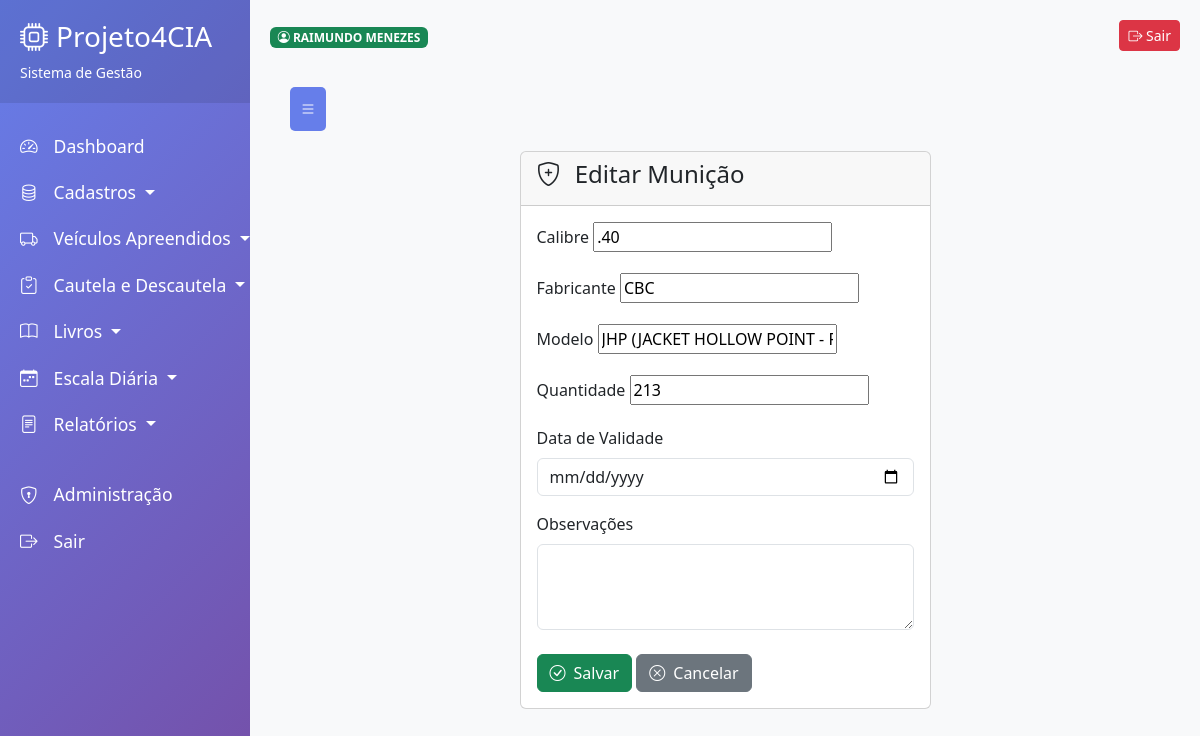
Before: /cadastros/municoes/1/editar/ (signed in) with the older database file.
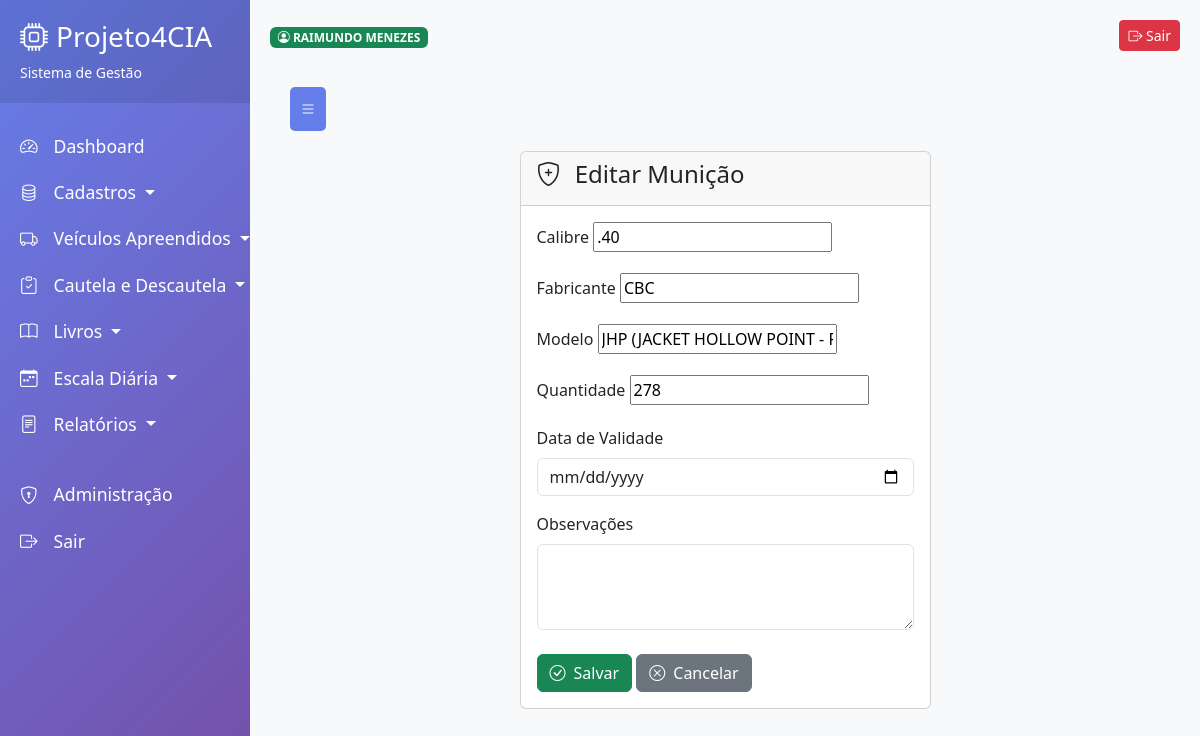
After: the same page with the newer database file.
### aplicacoes/cadastros/cadastro_municoes/models.py (models this page shows, shortened)
class Municao(models.Model):
    calibre = models.CharField('Calibre', max_length=20)
    fabricante = models.CharField('Fabricante', max_length=100)
    modelo = models.CharField('Modelo', max_length=100)
    quantidade = models.IntegerField('Quantidade em Estoque', default=0)
    quantidade_minima = models.IntegerField('Quantidade Mínima', default=10)
    validade = models.DateField('Data de Validade')
    observacoes = models.TextField('Observações', blank=True)
    criado_em = models.DateTimeField('Criado em', auto_now_add=True)
    atualizado_em = models.DateTimeField('Atualizado em', auto_now=True)
    class Meta:
        verbose_name = 'Munição'
        verbose_name_plural = 'Munições'
        ordering = ['calibre', 'fabricante', 'modelo']
        unique_together = ['calibre', 'fabricante', 'modelo', 'validade']  # Evita duplicatas

### aplicacoes/cadastros/cadastro_municoes/views.py (the view)
# urls.py: path('<int:pk>/editar/', login_required(views.MunicaoUpdateView.as_view()), name='municao_update'),
class MunicaoUpdateView(LoginRequiredMixin, UpdateView):
    model = Municao
    form_class = MunicaoForm
    template_name = 'cadastro_municoes/municao_form.html'
    success_url = reverse_lazy('cadastro_municoes:municao_list')

### aplicacoes/cadastros/cadastro_municoes/forms.py
class MunicaoForm(forms.ModelForm):
    class Meta:
        model = Municao
        fields = ['calibre', 'fabricante', 'modelo', 'quantidade', 'validade', 'observacoes']
        widgets = {
            'validade': forms.DateInput(attrs={'type': 'date', 'class': 'form-control', 'required': True}),
            'observacoes': forms.Textarea(attrs={'rows': 3, 'class': 'form-control'}),
        }
        labels = {
            'validade': 'Data de Validade *',
        }

### aplicacoes/cadastros/cadastro_municoes/templates/cadastro_municoes/municao_form.html (shortened to what this page needs)
{% extends 'base.html' %}
{% block content %}
<div class="container-fluid">
    <div class="row justify-content-center">
        <div class="col-md-6">
            <div class="card">
                <div class="card-header">
                    <h4>
                        <i class="bi bi-shield-plus me-2"></i>
                        {% if object %}Editar{% else %}Nova{% endif %} Munição
                    </h4>
                </div>
                <div class="card-body">
                    <form method="post">
                        <div class="mb-3">
                            <label class="form-label">Calibre</label>
                            {{ form.calibre }}
                        </div>
                        <div class="mb-3">
                            <label class="form-label">Fabricante</label>
                            {{ form.fabricante }}
                        </div>
                        <div class="mb-3">
                            <label class="form-label">Modelo</label>
                            {{ form.modelo }}
                        </div>
                        <div class="mb-3">
                            <label class="form-label">Quantidade</label>
                            {{ form.quantidade }}
                        </div>
                        <div class="mb-3">
                            <label class="form-label">Data de Validade</label>
                            {{ form.validade }}
                        </div>
                        <div class="mb-3">
                            <label class="form-label">Observações</label>
                            {{ form.observacoes }}
                        </div>
                        <div class="mt-4">
                            <button type="submit" class="btn btn-success">
                                <i class="bi bi-check-circle me-2"></i>Salvar
                            </button>
                            <a href="{% url 'cadastro_municoes:municao_list' %}" class="btn btn-secondary">
                                <i class="bi bi-x-circle me-2"></i>Cancelar
                            </a>
                        </div>
                    </form>
                </div>
            </div>
        </div>
    </div>
</div>
{% endblock %}

Changed rows visible on the page:
changed Municao "CBC": quantidade "213" → "278"
